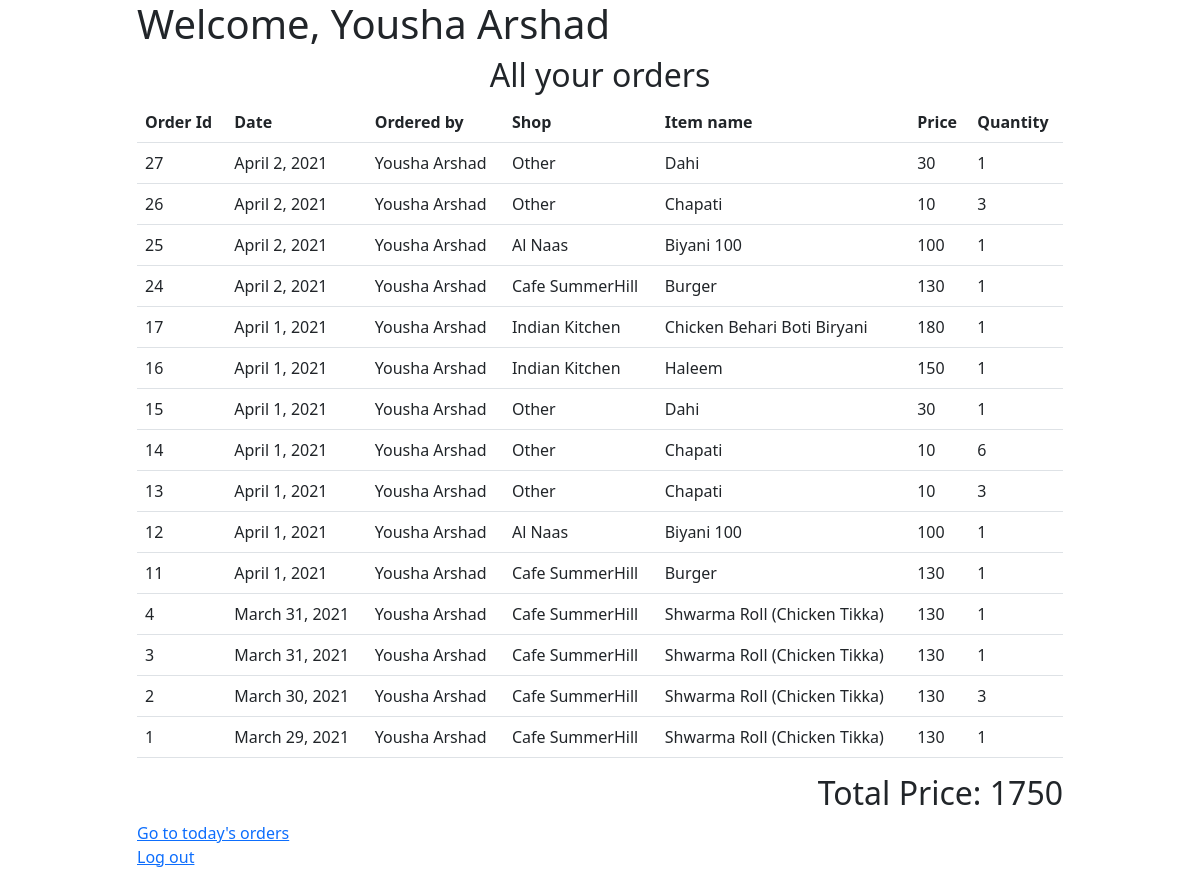
The page /khana/all_my_orders (signed in) on the database as committed earlier.
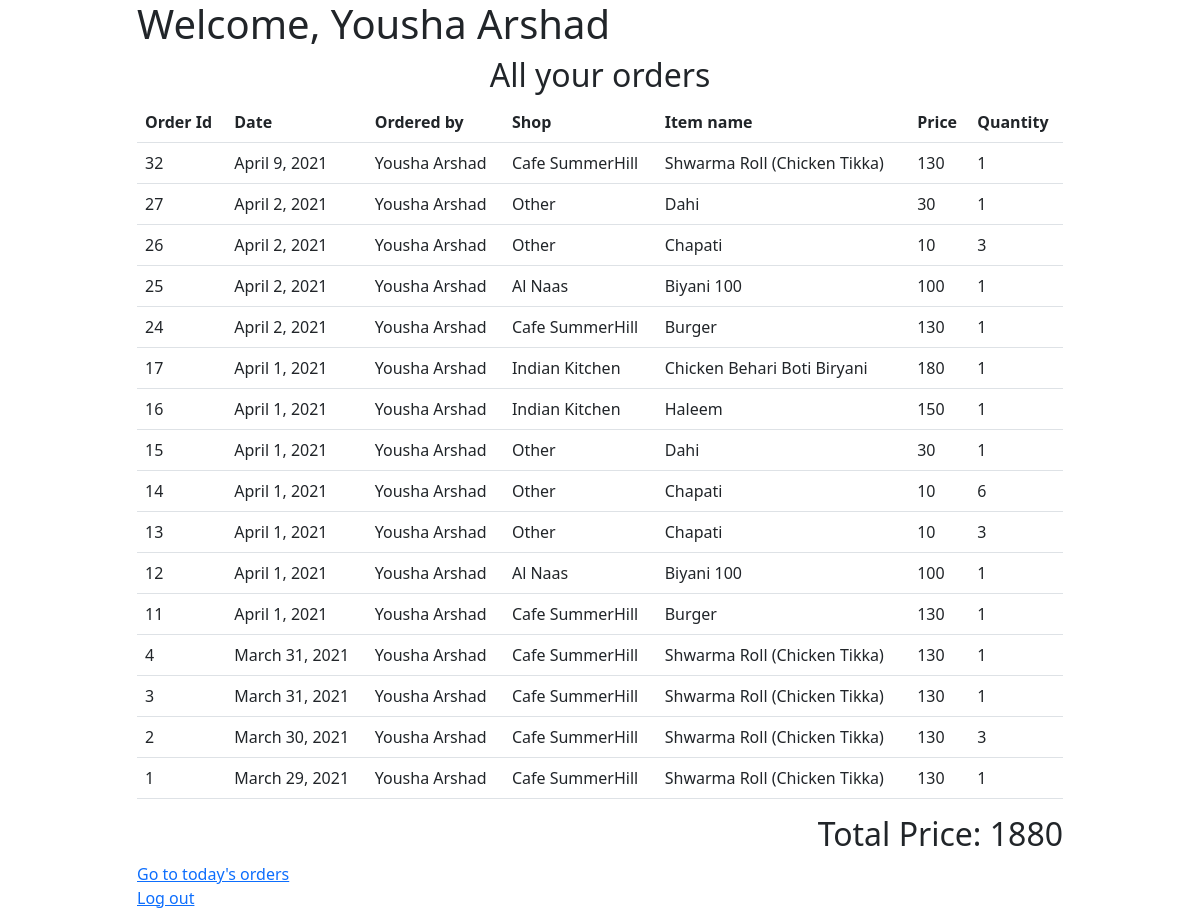
The same page on the database as committed later.
### khana/models.py (models this page shows, shortened)
class Order(models.Model):
    quantity = models.IntegerField()
    date_id = models.ForeignKey(Date, on_delete=models.CASCADE, related_name="dates")
    user_id = models.ForeignKey(User, on_delete=models.CASCADE, related_name="users")
    item_id = models.ForeignKey(FoodItem, on_delete=models.DO_NOTHING, related_name="foods")

class Date(models.Model):
    date = models.DateField()

class FoodItem(models.Model):
    name = models.CharField(max_length=64)
    price = models.IntegerField()
    shop = models.ForeignKey(Shop, on_delete=models.CASCADE, related_name="shops")

class Shop(models.Model):
    name = models.CharField(max_length=64)
    def __str__(self):
        return f'{self.name}'

### khana/views.py (the view)
# urls.py: path('all_my_orders', views.all_my_orders, name='all_my_orders'),
def all_my_orders(request):
    if not request.user.is_authenticated:
        return HttpResponseRedirect(reverse('login'))
    my_orders = Order.objects.filter(user_id=request.user.id)
    sum_price = sum(o.item_id.price * o.quantity for o in my_orders)
    return render(request, 'khana/all.html', {
        'orders': my_orders.order_by('-pk'),
        'sum': sum_price,
    })

### khana/templates/khana/all.html
{% extends "khana/layout.html" %}
{% load khana_square %}
{% block body %}
    <h1>Welcome, {{ request.user.first_name }} {{ request.user.last_name }}</h1>
    {% if orders %}
        <h2 class="text-center">All your orders</h2>
            <table class="table">
                <tr>
                    <th>Order Id</th>
                    <th>Date</th>
                    <th>Ordered by</th>
                    <th>Shop</th>
                    <th>Item name</th>
                    <th>Price</th>
                    <th>Quantity</th>
                </tr>
                {% for order in orders %}
                <tr>
                    <td>{{ order.id }}</td>
                    <td>{{ order.date_id.date }}</td>
                    <td>{{ order.user_id.first_name }} {{ order.user_id.last_name }}</td>
                    <td>{{ order.item_id.shop }}</td>
                    <td>{{ order.item_id.name }}</td>
                    <td>{{ order.item_id.price }}</td>
                    <td>{{ order.quantity }}</td>
                </tr>
                {% endfor %}
            </table>
    <h2 style="text-align: right">Total Price: {{ sum }}</h2>
    {% else %}
    <h1>NO ORDERS YET!</h1>
    {% endif %}
        <a href="{% url 'todays_orders' %}">Go to today's orders</a>
    <br>
    <a href="{% url 'logout' %}">Log out</a>
{% endblock %}

Rows that differ between the two databases and show on the page:
added Order: id "32", date_id "April 9, 2021", user_id.first_name "Yousha", user_id.last_name "Arshad", item_id.shop "Cafe SummerHill", item_id.name "Shwarma Roll (Chicken Tikka)", item_id.price "130", quantity "1"
Other text that changed with them:
{{ sum }}: "1750" → "1880"
